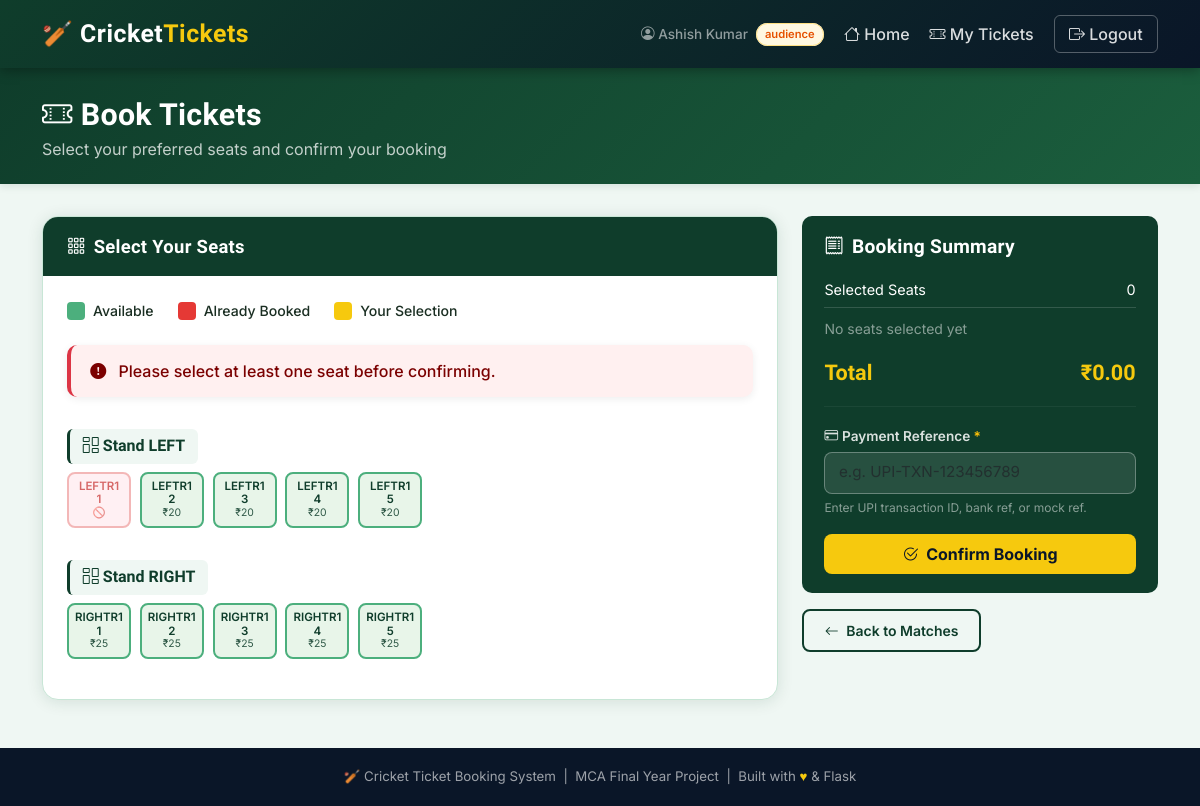
Screenshot of /book_tickets/1 (signed in) with the database file from the repository.
### models.py (models this page shows)
class User(UserMixin, db.Model):
    __tablename__ = "users"
    id = db.Column(db.Integer, primary_key=True)
    user_type = db.Column(db.String(20), nullable=False)  # audience/admin/verifystaff
    name = db.Column(db.String(100), nullable=False)
    email = db.Column(db.String(120), unique=True, nullable=False)
    mobile = db.Column(db.String(15), nullable=False)
    password_sha = db.Column(db.String(255), nullable=False)
    created_at = db.Column(db.DateTime, default=datetime.utcnow)

class SeatPlan(db.Model):
    __tablename__ = "seat_plans"
    id = db.Column(db.Integer, primary_key=True)
    match_id = db.Column(
        db.Integer,
        db.ForeignKey("matches.id"),
        nullable=False
    )
    column_name = db.Column(db.String(20), nullable=False)
    row_name = db.Column(db.String(20), nullable=False)
    seat_number = db.Column(db.Integer, nullable=False)
    seat_price = db.Column(db.Float, nullable=False)
    match = db.relationship("Match")
    __table_args__ = (
    db.UniqueConstraint(
        'match_id',
        'column_name',
        'row_name',
        'seat_number',
        name='unique_match_seat'
    ),
    )

### routes/user.py (the view)
@user_bp.route("/book_tickets/<int:match_id>")
@login_required
def book_tickets(match_id):
    match = Match.query.get_or_404(match_id)
    if not match.booking_enabled:
        flash("Booking is currently closed for this match.")
        return redirect(url_for("user.dash_user"))
    seats = SeatPlan.query.filter_by(match_id=match_id).order_by(
        SeatPlan.column_name, SeatPlan.row_name, SeatPlan.seat_number
    ).all()
    booked_ids = [
        t.seat_plan_id
        for t in Ticket.query.filter_by(match_id=match_id, is_cancelled=False).all()
    ]
    return render_template(
        "book_tickets.html",
        seats=seats,
        booked_ids=booked_ids,
        match_id=match_id,
        match=match,
    )

### app.py (called while the page is built)
@login_manager.user_loader
def load_user(user_id):
    return db.session.get(User, int(user_id))

### templates/book_tickets.html (shortened to what this page needs)
{% extends 'base.html' %}
{% block content %}
<div class="page-header">
  <div class="container">
    <h2><i class="bi bi-ticket-perforated me-2"></i>Book Tickets</h2>
    <p>Select your preferred seats and confirm your booking</p>
  </div>
</div>
<div class="container pb-5">
  <form id="bookingForm" method="POST" action="/confirm_booking" novalidate>
    <div class="row g-4">
      <div class="col-lg-8">
        <div class="cb-card">
          <div class="cb-card-header">
            <i class="bi bi-grid-3x3-gap me-2"></i>Select Your Seats
          </div>
          <div class="cb-card-body">
            <div class="seat-legend mb-4">
              <div class="seat-legend-item">
                <span class="seat-dot available"></span> Available
              </div>
              <div class="seat-legend-item">
                <span class="seat-dot booked"></span> Already Booked
              </div>
              <div class="seat-legend-item">
                <span class="seat-dot selected"></span> Your Selection
              </div>
            </div>
            <div id="seatSelectionMsg" class="alert-flash danger mb-3" style="display:none;">
              <i class="bi bi-exclamation-circle-fill me-2"></i>
              Please select at least one seat before confirming.
            </div>
            {% if seats %}
              {% set ns = namespace(current_col=None) %}
              {% for seat in seats|sort(attribute='column_name') %}
                {% if seat.column_name != ns.current_col %}
                  {% if ns.current_col is not none %}</div>{% endif %}
                  {% set ns.current_col = seat.column_name %}
                  <div class="seat-section-label">
                    <i class="bi bi-columns-gap me-1"></i>Stand {{ seat.column_name }}
                  </div>
                  <div class="seats-grid">
                {% endif %}
                {% if seat.id in booked_ids %}
                  <div class="seat-btn booked" title="Seat {{ seat.column_name }}-{{ seat.row_name }}-{{ seat.seat_number }} — Booked">
                    <span>{{ seat.column_name }}{{ seat.row_name }}</span>
                    <span>{{ seat.seat_number }}</span>
                    <span class="seat-price">🚫</span>
                  </div>
                {% else %}
                  <label class="seat-btn available"
                         title="Seat {{ seat.column_name }}-{{ seat.row_name }}-{{ seat.seat_number }} — ₹{{ '%.0f'|format(seat.seat_price) }}">
                    <span>{{ seat.column_name }}{{ seat.row_name }}</span>
                    <span>{{ seat.seat_number }}</span>
                    <span class="seat-price">₹{{ '%.0f'|format(seat.seat_price) }}</span>
                  </label>
                {% endif %}
              {% endfor %}
              {% if seats %}</div>{% endif %}
            {% else %}
              <div class="text-center py-4 text-muted">
                <i class="bi bi-grid" style="font-size:2.5rem;"></i>
                <p class="mt-2">No seats have been configured for this match yet.</p>
              </div>
            {% endif %}
          </div>
        </div>
      </div>
      <div class="col-lg-4">
        <div class="summary-card">
          <h5 class="mb-3"><i class="bi bi-receipt me-2"></i>Booking Summary</h5>
          <div class="summary-line">
            <span>Selected Seats</span>
            <span id="selectedCount">0</span>
          </div>
          <div id="selected-seats-list" class="py-2">
          </div>
          <div class="summary-total">
            <span>Total</span>
            <span id="totalAmount">₹0.00</span>
          </div>
          <hr style="border-color:rgba(255,255,255,.2); margin: 1rem 0;">
          <div class="mb-3">
            <label class="form-label" for="payment_text" style="color:rgba(255,255,255,.85);font-size:.85rem;">
              <i class="bi bi-credit-card me-1"></i>Payment Reference <span class="text-warning">*</span>
            </label>
            <input type="text" id="payment_text" name="payment_text"
                   class="form-control"
                   style="background:rgba(255,255,255,.1);border-color:rgba(255,255,255,.3);color:#fff;"
                   placeholder="e.g. UPI-TXN-123456789"
                   minlength="5" maxlength="100" required>
            <small style="color:rgba(255,255,255,.5);font-size:.75rem;">
              Enter UPI transaction ID, bank ref, or mock ref.
            </small>
          </div>
          <div class="d-grid mt-3">
            <button type="submit" class="btn btn-gold fw-bold py-2">
              <i class="bi bi-check2-circle me-1"></i> Confirm Booking
            </button>
          </div>
        </div>
        <div class="mt-3">
          <a href="/dash_user" class="btn btn-outline-cricket btn-sm">
            <i class="bi bi-arrow-left me-1"></i> Back to Matches
          </a>
        </div>
      </div>
    </div>
  </form>
</div>
{% endblock %}

### templates/base.html (shortened to what this page needs)
<!DOCTYPE html>
<html lang="en">
<head>
  <link rel="stylesheet" href="https://cdn.jsdelivr.net/npm/bootstrap@5.3.2/dist/css/bootstrap.min.css">
  <link rel="stylesheet" href="https://cdn.jsdelivr.net/npm/bootstrap-icons@1.11.3/font/bootstrap-icons.min.css">
  <link rel="stylesheet" href="{{ url_for('static', filename='css/style.css') }}">
</head>
<body>
<nav class="navbar navbar-expand-lg navbar-cricket">
  <div class="container">
    <a class="navbar-brand" href="/">
      🏏 Cricket<span>Tickets</span>
    </a>
    <div class="collapse navbar-collapse" id="navMenu">
      <ul class="navbar-nav ms-auto align-items-lg-center gap-lg-1">
        {% if current_user.is_authenticated %}
          <li class="nav-item">
            <span class="nav-link" style="color:rgba(255,255,255,.55)!important; font-size:.85rem;">
              <i class="bi bi-person-circle"></i> {{ current_user.name }}
              <span class="cb-badge badge-upcoming ms-1" style="font-size:.7rem;">{{ current_user.user_type }}</span>
            </span>
          </li>
          {% if current_user.user_type == 'admin' %}
            <li class="nav-item"><a class="nav-link" href="/dash_admin"><i class="bi bi-speedometer2"></i> Dashboard</a></li>
            <li class="nav-item"><a class="nav-link" href="/matches"><i class="bi bi-calendar-event"></i> Matches</a></li>
          {% elif current_user.user_type == 'audience' %}
            <li class="nav-item"><a class="nav-link" href="/dash_user"><i class="bi bi-house"></i> Home</a></li>
            <li class="nav-item"><a class="nav-link" href="/my_tickets"><i class="bi bi-ticket-perforated"></i> My Tickets</a></li>
          {% elif current_user.user_type == 'verifystaff' %}
            <li class="nav-item"><a class="nav-link" href="/dash_verify"><i class="bi bi-shield-check"></i> Dashboard</a></li>
            <li class="nav-item"><a class="nav-link" href="/verify_ticket"><i class="bi bi-qr-code-scan"></i> Scan QR</a></li>
          {% endif %}
          <li class="nav-item ms-lg-2">
            <a class="nav-link" href="/logout" style="border:1px solid rgba(255,255,255,.3);border-radius:6px;padding:.35rem .9rem!important;">
              <i class="bi bi-box-arrow-right"></i> Logout
            </a>
          </li>
        {% endif %}
      </ul>
    </div>
  </div>
</nav>
<main>
{% block content %}{% endblock %}
</main>
<footer class="site-footer">
  <span>🏏</span> Cricket Ticket Booking System &nbsp;|&nbsp;
  MCA Final Year Project &nbsp;|&nbsp; Built with <span>♥</span> &amp; Flask
</footer>
</body>
</html>

### rows the page displays
User: name "Ashish Kumar", user_type "audience"
SeatPlan: column_name "LEFT", row_name "R1", seat_number "1"
SeatPlan: column_name "LEFT", row_name "R1", seat_number "2", seat_price "20"
SeatPlan: column_name "LEFT", row_name "R1", seat_number "3", seat_price "20"
SeatPlan: column_name "LEFT", row_name "R1", seat_number "4", seat_price "20"
SeatPlan: column_name "LEFT", row_name "R1", seat_number "5", seat_price "20"
SeatPlan: column_name "RIGHT", row_name "R1", seat_number "1", seat_price "25"
SeatPlan: column_name "RIGHT", row_name "R1", seat_number "2", seat_price "25"
SeatPlan: column_name "RIGHT", row_name "R1", seat_number "3", seat_price "25"
SeatPlan: column_name "RIGHT", row_name "R1", seat_number "4", seat_price "25"
SeatPlan: column_name "RIGHT", row_name "R1", seat_number "5", seat_price "25"
